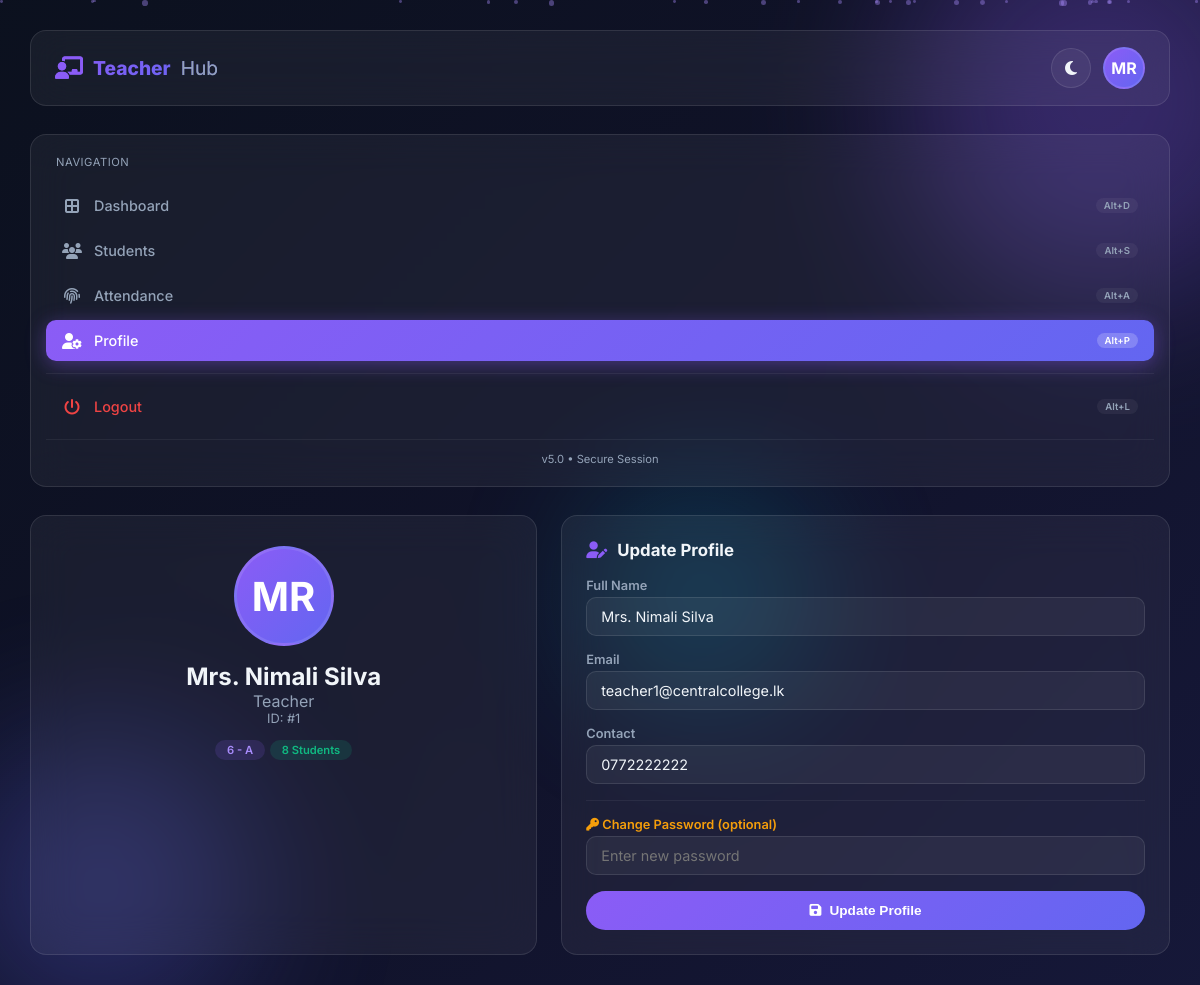
The app's page /teacher/profile.php (signed in) with its own data.
### tables this page shows
CREATE TABLE `class` (
  `class_id` int(11) NOT NULL,
  `class_name` varchar(50) NOT NULL,
  `grade` varchar(20) NOT NULL,
  `created_at` timestamp NOT NULL DEFAULT current_timestamp()
);

CREATE TABLE `teacher` (
  `teacher_id` int(11) NOT NULL,
  `name` varchar(150) NOT NULL,
  `email` varchar(150) NOT NULL,
  `contact` varchar(30) DEFAULT NULL,
  `subject` varchar(100) DEFAULT NULL,
  `password` varchar(255) NOT NULL,
  `class_id` int(11) DEFAULT NULL,
  `username` varchar(150) DEFAULT NULL,
  `created_at` timestamp NOT NULL DEFAULT current_timestamp()
);

### teacher/profile.php (the view, shortened to what this page needs)
<?php
require_once __DIR__ . '/../config/db.php';
$teacher_id = $_SESSION['teacher_id'];
$teacher_name = $_SESSION['teacher_name'] ?? 'Teacher';
try {
    $teacher_stmt = $pdo->prepare("SELECT * FROM teacher WHERE teacher_id = ?");
    $teacher_stmt->execute([$teacher_id]);
    $teacher = $teacher_stmt->fetch(PDO::FETCH_ASSOC);
    $class_id = $teacher['class_id'] ?? 0;
    $class_name = 'Not Assigned';
    $grade = 'N/A';
    if ($class_id > 0) {
        $class_stmt = $pdo->prepare("SELECT class_name, grade FROM class WHERE class_id = ?");
        $class_stmt->execute([$class_id]);
        $class_info = $class_stmt->fetch(PDO::FETCH_ASSOC);
        if ($class_info) {
            $class_name = $class_info['class_name'] ?? 'N/A';
            $grade = $class_info['grade'] ?? 'N/A';
        }
    }
    $students_count = 0;
    if ($class_id > 0) {
        $count_stmt = $pdo->prepare("SELECT COUNT(*) FROM student WHERE class_id = ?");
        $count_stmt->execute([$class_id]);
        $students_count = $count_stmt->fetchColumn();
    }
} catch (PDOException $e) {
    $error_msg = "Database Error: " . $e->getMessage();
}
?>
<!DOCTYPE html>
<html lang="en">
<head>
    <link rel="stylesheet" href="https://cdnjs.cloudflare.com/ajax/libs/font-awesome/6.5.0/css/all.min.css">
</head>
<body>
    <div class="bg-gradient-overlay"></div>
    <div class="orb orb-1"></div>
    <div class="orb orb-2"></div>
    <div class="orb orb-3"></div>
    <div id="particles-container"></div>
    <nav class="top-nav">
        <div class="brand">
            <i class="fa-solid fa-chalkboard-user"></i>
            Teacher <span style="-webkit-text-fill-color:var(--text-muted);font-weight:400;">Hub</span>
        </div>
        <div class="top-nav-actions">
            <button class="nav-btn" onclick="toggleTheme()"><i class="fa-solid fa-moon"></i></button>
            <div class="teacher-avatar" onclick="window.location.href='profile.php'">
                <?= strtoupper(substr($teacher_name, 0, 2)) ?>
            </div>
        </div>
    </nav>
    <aside class="sidebar">
        <div style="margin-bottom:16px;padding:0 10px;">
            <div style="font-size:0.7rem;color:var(--text-muted);text-transform:uppercase;letter-spacing:0.5px;">Navigation</div>
        </div>
        <a href="dashboard.php" class="menu-item">
            <i class="fa-solid fa-border-all"></i> Dashboard <span class="shortcut">Alt+D</span>
        </a>
        <a href="students.php" class="menu-item">
            <i class="fa-solid fa-users"></i> Students <span class="shortcut">Alt+S</span>
        </a>
        <a href="attendance.php" class="menu-item">
            <i class="fa-solid fa-fingerprint"></i> Attendance <span class="shortcut">Alt+A</span>
        </a>
        <a href="profile.php" class="menu-item active">
            <i class="fa-solid fa-user-gear"></i> Profile <span class="shortcut">Alt+P</span>
        </a>
        <div class="menu-divider"></div>
        <a href="../logout.php" class="menu-item" style="color:#ef4444;">
            <i class="fa-solid fa-power-off"></i> Logout <span class="shortcut">Alt+L</span>
        </a>
        <div class="sidebar-footer">v5.0 • Secure Session</div>
    </aside>
    <main class="main-content">
        <div class="page-content">
            <div class="dashboard-grid">
                <div class="card text-center" style="padding:30px;">
                    <div class="teacher-avatar-lg"><?= strtoupper(substr($teacher_name, 0, 2)) ?></div>
                    <h2><?= htmlspecialchars($teacher_name) ?></h2>
                    <p class="text-muted">Teacher</p>
                    <p class="text-sm text-muted">ID: #<?= $teacher_id ?></p>
                    <?php if ($class_id > 0): ?>
                        <div class="mt-12">
                            <span class="badge badge-primary"><?= $grade ?> - <?= $class_name ?></span>
                            <span class="badge badge-success"><?= $students_count ?> Students</span>
                        </div>
                    <?php endif; ?>
                </div>
                <div class="card">
                    <div class="card-header"><h3><i class="fa-solid fa-user-edit"></i> Update Profile</h3></div>
                    <form method="POST" action="profile.php">
                        <div class="form-group"><label>Full Name</label><input type="text" name="teacher_name" value="<?= htmlspecialchars($teacher_name) ?>" required></div>
                        <div class="form-group"><label>Email</label><input type="email" name="teacher_email" value="<?= htmlspecialchars($teacher['email'] ?? '') ?>" placeholder="Enter email"></div>
                        <div class="form-group"><label>Contact</label><input type="text" name="teacher_contact" value="<?= htmlspecialchars($teacher['contact'] ?? '') ?>" placeholder="Enter contact"></div>
                        <div class="form-group" style="border-top:1px solid var(--border);padding-top:16px;margin-top:8px;">
                            <label style="color:#f59e0b;"><i class="fa-solid fa-key"></i> Change Password (optional)</label>
                            <input type="password" name="new_password" placeholder="Enter new password">
                        </div>
                        <button type="submit" class="btn btn-primary btn-block" style="width:100%;justify-content:center;padding:12px;"><i class="fa-solid fa-save"></i> Update Profile</button>
                    </form>
                </div>
            </div>
        </div>
    </main>
</body>
</html>

### records on screen
class: grade "6", class_name "A"
teacher: teacher_email "teacher1@centralcollege.lk", teacher_contact "0772222222"

### other values on screen
substr($teacher_name, 0, 2) "MR"
$teacher_name "Mrs. Nimali Silva"
$teacher_id "1"
$students_count "8"
